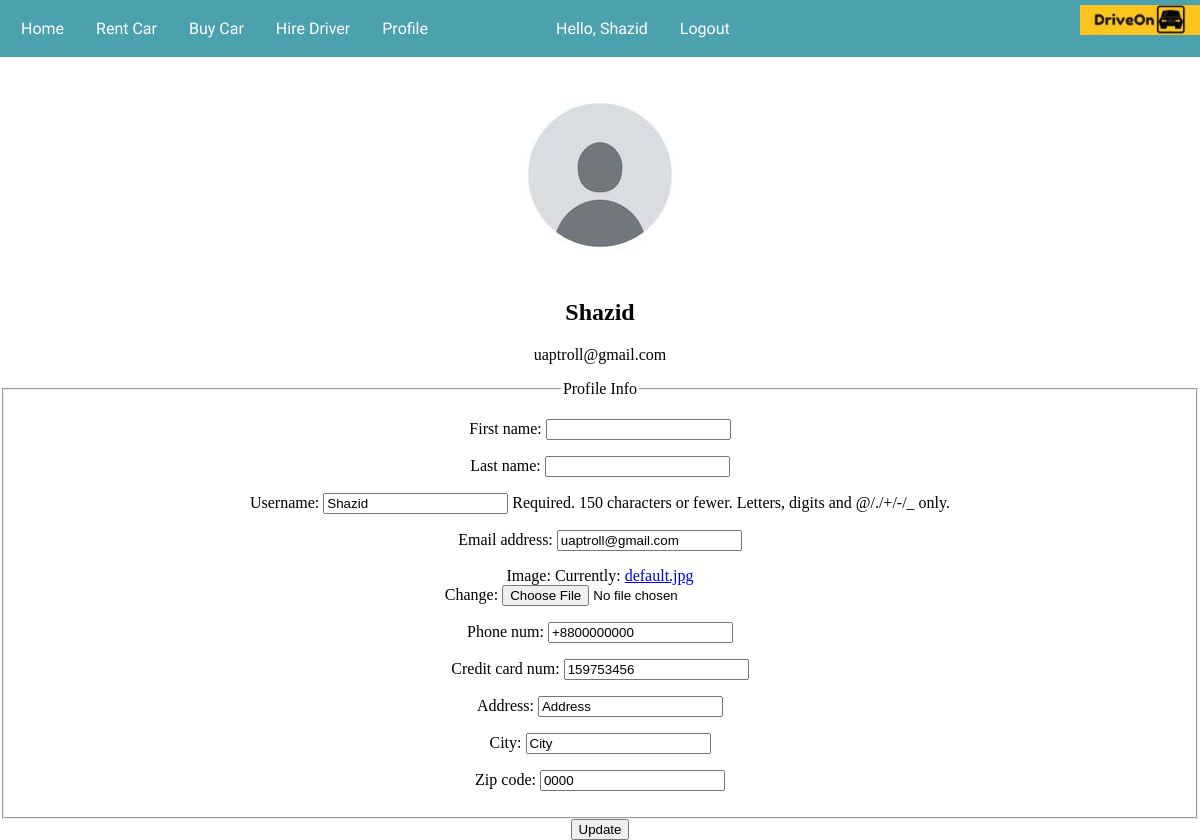
Page /edit-profile/ (signed in) on the committed database.
### cusProfile/models.py (models this page shows, shortened)
class CusProfile(models.Model):
    user = models.OneToOneField(User, on_delete=models.CASCADE)
    image = models.ImageField(default='default.jpg', upload_to='profile_pic')
    phone_num = models.CharField(default='+8800000000', max_length=11)
    credit_card_num = models.CharField(default='159753456', max_length=10)
    address = models.CharField(default='Address', max_length=100)
    city = models.CharField(default='City', max_length=20)
    zip_code = models.CharField(default='0000', max_length=4)

### demo/views.py (the view)
# urls.py: path('edit-profile/', driveon.editProfile, name='edit-profile'),
@login_required(login_url='login')
def editProfile(request):
    if request.method == 'POST':
        u_form = UserUpdateForm(request.POST, instance=request.user)
        p_form = ProfileUpdateForm(request.POST,
                                   request.FILES,
                                   instance=request.user.cusprofile)
        if u_form.is_valid() and p_form.is_valid():
            u_form.save()
            p_form.save()
            messages.success(request, f'Your account has been updated!')
            return redirect('view-profile')
    else:
        u_form = UserUpdateForm(instance=request.user)
        p_form = ProfileUpdateForm(instance=request.user.cusprofile)
    context = {
        'u_form': u_form,
        'p_form': p_form
    }
    return render(request, 'edit-profile.html', context)

### demo/form.py
class UserUpdateForm(forms.ModelForm):
    class Meta:
        model = User
        fields = ['first_name','last_name','username', 'email']

class ProfileUpdateForm(forms.ModelForm):
    class Meta:
        model = CusProfile
        fields = ['image','phone_num','credit_card_num','address','city','zip_code']

### demo/templates/edit-profile.html (shortened to what this page needs)
{% extends 'base.html' %}
{% block content %}
    <br>
    <div class="content-section" align="center">
      <div class="media">
        <img class="rounded-circle account-img" src="{{ user.cusprofile.image.url }}">
        <div class="media-body">
          <h2 class="account-heading">{{ user.username }}</h2>
          <p class="text-secondary">{{ user.email }}</p>
        </div>
      </div>
      <form method="POST" enctype="multipart/form-data">
            <fieldset class="form-group">
                <legend class="border-bottom mb-4" align="center">Profile Info</legend>
                {{ u_form.as_p }}
                {{ p_form.as_p }}
            </fieldset>
            <div class="form-group">
                <button class="btn btn-outline-info" type="submit">Update</button>
            </div>
      </form>
    </div>
{% endblock %}

### demo/templates/base.html (shortened to what this page needs)
{% load static %}
<!DOCTYPE html>
<html>
<head>
</head>
<body>
  <div class="logo">
    <a href="{% url 'home' %}" ><img src="{% static 'assets/logo.jpg' %}" alt="logo"></a>
  </div>
    <ul>
      <li><a href="{% url 'home' %}">Home</a></li>
      <li><a href="{% url 'rent-car' %}">Rent Car</a></li>
      <li><a href="{% url 'buy-car' %}">Buy Car</a></li>
      <li><a href="{% url 'driver' %}">Hire Driver</a></li>
      <li><a href="{% url 'view-profile' %}">Profile</a></li>
    <li><a href="#">                          </a></li>
    <li><a href="#">                           </a></li>
        <li><a href="#">                          </a></li>
      <li><a>Hello, {{request.user}}</a></li>
      <li><a href="{% url 'logout' %}">Logout</a></li>
    </ul>
    {% block content %}
    {% endblock %}
</body>
</html>

### rows in the picture
CusProfile: phone_num "+8800000000", credit_card_num "159753456", address "Address", city "City", zip_code "0000"

### other values in the picture
{{ request.user }} "Shazid"
{{ user.username }} "Shazid"
{{ user.email }} "uaptroll@gmail.com"
